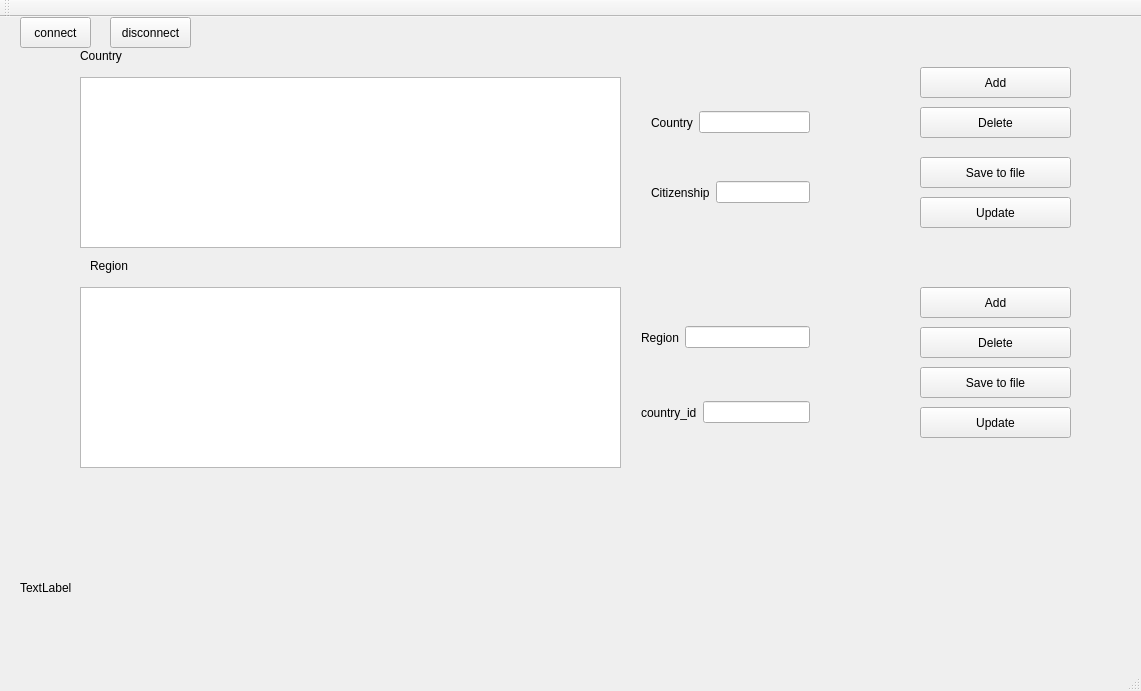
<?xml version="1.0" encoding="UTF-8"?>
<ui version="4.0">
 <class>MainWindow</class>
 <widget class="QMainWindow" name="MainWindow">
  <property name="geometry">
   <rect>
    <x>0</x>
    <y>0</y>
    <width>1141</width>
    <height>691</height>
   </rect>
  </property>
  <property name="windowTitle">
   <string>MainWindow</string>
  </property>
  <widget class="QWidget" name="centralWidget">
   <widget class="QPushButton" name="connectButton">
    <property name="geometry">
     <rect>
      <x>20</x>
      <y>0</y>
      <width>71</width>
      <height>31</height>
     </rect>
    </property>
    <property name="text">
     <string>connect</string>
    </property>
   </widget>
   <widget class="QPushButton" name="disconectButton">
    <property name="geometry">
     <rect>
      <x>110</x>
      <y>0</y>
      <width>81</width>
      <height>31</height>
     </rect>
    </property>
    <property name="text">
     <string>disconnect</string>
    </property>
   </widget>
   <widget class="QLabel" name="statusString">
    <property name="geometry">
     <rect>
      <x>20</x>
      <y>550</y>
      <width>841</width>
      <height>41</height>
     </rect>
    </property>
    <property name="text">
     <string>TextLabel</string>
    </property>
   </widget>
   <widget class="QPushButton" name="update_country">
    <property name="geometry">
     <rect>
      <x>920</x>
      <y>180</y>
      <width>151</width>
      <height>31</height>
     </rect>
    </property>
    <property name="text">
     <string>Update</string>
    </property>
   </widget>
   <widget class="QTableView" name="table_country">
    <property name="geometry">
     <rect>
      <x>80</x>
      <y>60</y>
      <width>541</width>
      <height>171</height>
     </rect>
    </property>
   </widget>
   <widget class="QWidget" name="horizontalLayoutWidget">
    <property name="geometry">
     <rect>
      <x>640</x>
      <y>80</y>
      <width>181</width>
      <height>51</height>
     </rect>
    </property>
    <layout class="QHBoxLayout" name="horizontalLayout">
     <item>
      <widget class="QLabel" name="label">
       <property name="text">
        <string>Country</string>
       </property>
      </widget>
     </item>
     <item>
      <widget class="QLineEdit" name="input_country"/>
     </item>
    </layout>
   </widget>
   <widget class="QWidget" name="horizontalLayoutWidget_9">
    <property name="geometry">
     <rect>
      <x>640</x>
      <y>150</y>
      <width>181</width>
      <height>51</height>
     </rect>
    </property>
    <layout class="QHBoxLayout" name="horizontalLayout_3">
     <item>
      <widget class="QLabel" name="label_2">
       <property name="text">
        <string>Citizenship</string>
       </property>
      </widget>
     </item>
     <item>
      <widget class="QLineEdit" name="input_citizenship"/>
     </item>
    </layout>
   </widget>
   <widget class="QTableView" name="table_region">
    <property name="geometry">
     <rect>
      <x>80</x>
      <y>270</y>
      <width>541</width>
      <height>181</height>
     </rect>
    </property>
   </widget>
   <widget class="QPushButton" name="add_country">
    <property name="geometry">
     <rect>
      <x>920</x>
      <y>50</y>
      <width>151</width>
      <height>31</height>
     </rect>
    </property>
    <property name="text">
     <string>Add</string>
    </property>
   </widget>
   <widget class="QPushButton" name="delete_country">
    <property name="geometry">
     <rect>
      <x>920</x>
      <y>90</y>
      <width>151</width>
      <height>31</height>
     </rect>
    </property>
    <property name="text">
     <string>Delete</string>
    </property>
   </widget>
   <widget class="QWidget" name="horizontalLayoutWidget_3">
    <property name="geometry">
     <rect>
      <x>630</x>
      <y>290</y>
      <width>191</width>
      <height>61</height>
     </rect>
    </property>
    <layout class="QHBoxLayout" name="horizontalLayout_4">
     <item>
      <widget class="QLabel" name="label_3">
       <property name="text">
        <string>Region</string>
       </property>
      </widget>
     </item>
     <item>
      <widget class="QLineEdit" name="input_region">
       <property name="minimumSize">
        <size>
         <width>3</width>
         <height>0</height>
        </size>
       </property>
      </widget>
     </item>
    </layout>
   </widget>
   <widget class="QPushButton" name="save_to_file_country">
    <property name="geometry">
     <rect>
      <x>920</x>
      <y>140</y>
      <width>151</width>
      <height>31</height>
     </rect>
    </property>
    <property name="maximumSize">
     <size>
      <width>16777215</width>
      <height>16777215</height>
     </size>
    </property>
    <property name="text">
     <string>Save to file</string>
    </property>
    <property name="autoRepeatInterval">
     <number>108</number>
    </property>
   </widget>
   <widget class="QWidget" name="horizontalLayoutWidget_2">
    <property name="geometry">
     <rect>
      <x>630</x>
      <y>370</y>
      <width>191</width>
      <height>51</height>
     </rect>
    </property>
    <layout class="QHBoxLayout" name="horizontalLayout_2">
     <item>
      <widget class="QLabel" name="label_4">
       <property name="text">
        <string>country_id</string>
       </property>
      </widget>
     </item>
     <item>
      <widget class="QLineEdit" name="input_cauntry_id"/>
     </item>
    </layout>
   </widget>
   <widget class="QPushButton" name="add_region">
    <property name="geometry">
     <rect>
      <x>920</x>
      <y>270</y>
      <width>151</width>
      <height>31</height>
     </rect>
    </property>
    <property name="text">
     <string>Add</string>
    </property>
   </widget>
   <widget class="QPushButton" name="delete_region">
    <property name="geometry">
     <rect>
      <x>920</x>
      <y>310</y>
      <width>151</width>
      <height>31</height>
     </rect>
    </property>
    <property name="text">
     <string>Delete</string>
    </property>
   </widget>
   <widget class="QPushButton" name="update_region">
    <property name="geometry">
     <rect>
      <x>920</x>
      <y>390</y>
      <width>151</width>
      <height>31</height>
     </rect>
    </property>
    <property name="text">
     <string>Update</string>
    </property>
   </widget>
   <widget class="QPushButton" name="save_to_file_region">
    <property name="geometry">
     <rect>
      <x>920</x>
      <y>350</y>
      <width>151</width>
      <height>31</height>
     </rect>
    </property>
    <property name="maximumSize">
     <size>
      <width>16777215</width>
      <height>16777215</height>
     </size>
    </property>
    <property name="text">
     <string>Save to file</string>
    </property>
    <property name="autoRepeatInterval">
     <number>108</number>
    </property>
   </widget>
   <widget class="QLabel" name="label_5">
    <property name="geometry">
     <rect>
      <x>80</x>
      <y>30</y>
      <width>67</width>
      <height>17</height>
     </rect>
    </property>
    <property name="text">
     <string>Country</string>
    </property>
   </widget>
   <widget class="QLabel" name="label_6">
    <property name="geometry">
     <rect>
      <x>90</x>
      <y>240</y>
      <width>67</width>
      <height>17</height>
     </rect>
    </property>
    <property name="text">
     <string>Region</string>
    </property>
   </widget>
  </widget>
  <widget class="QMenuBar" name="menuBar">
   <property name="geometry">
    <rect>
     <x>0</x>
     <y>0</y>
     <width>1141</width>
     <height>22</height>
    </rect>
   </property>
  </widget>
  <widget class="QToolBar" name="mainToolBar">
   <attribute name="toolBarArea">
    <enum>TopToolBarArea</enum>
   </attribute>
   <attribute name="toolBarBreak">
    <bool>false</bool>
   </attribute>
  </widget>
  <widget class="QStatusBar" name="statusBar"/>
 </widget>
 <layoutdefault spacing="6" margin="11"/>
 <resources/>
 <connections/>
</ui>
